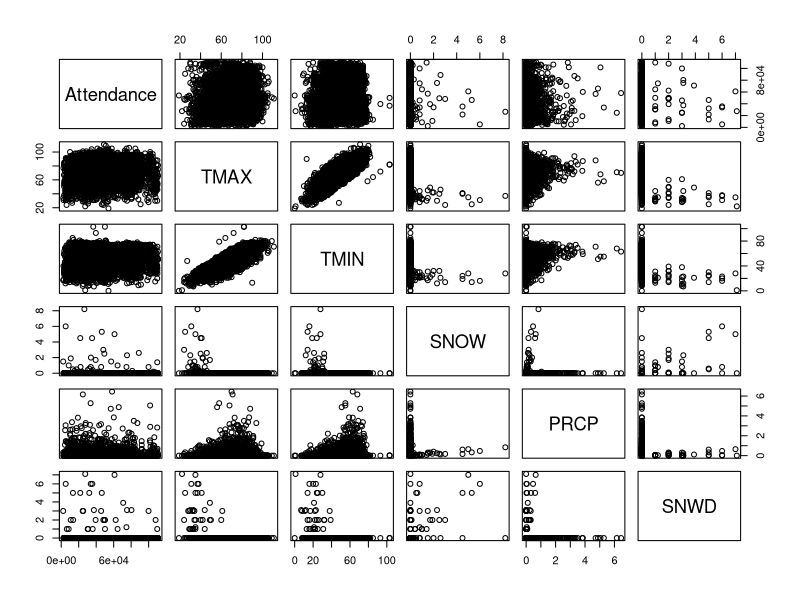
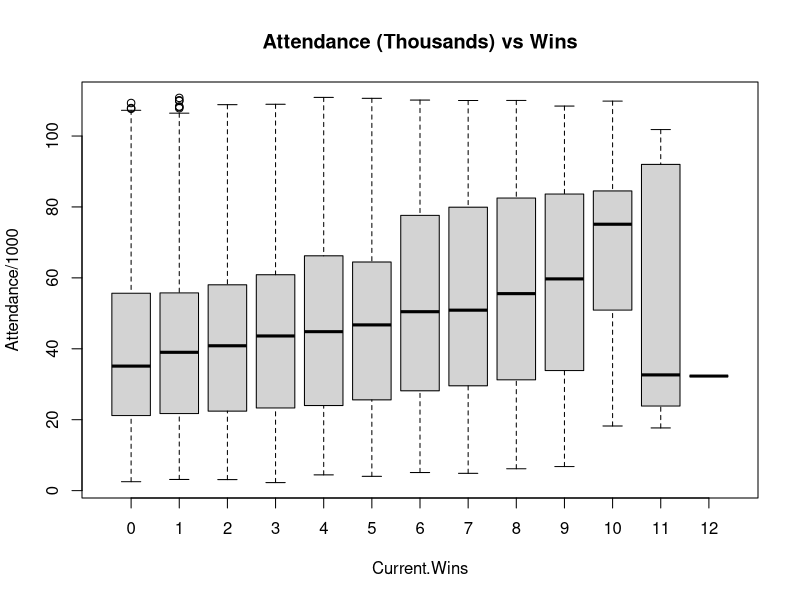
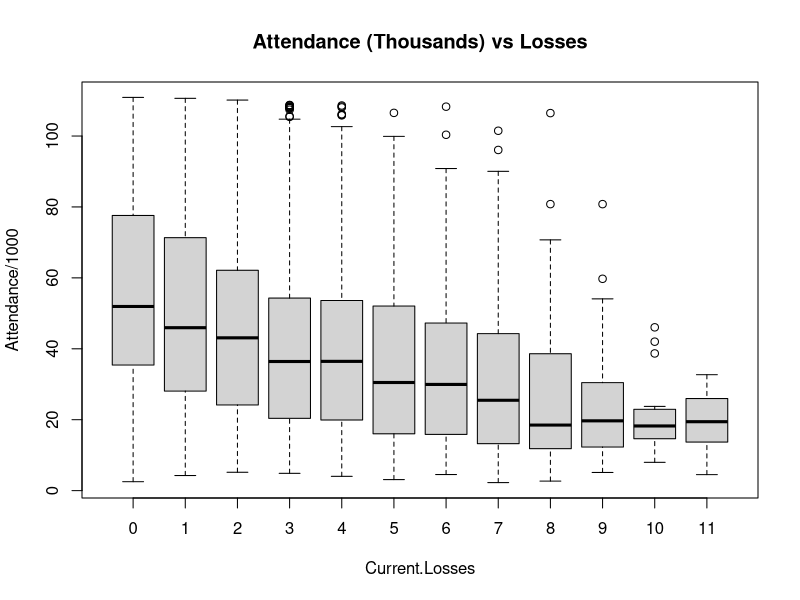
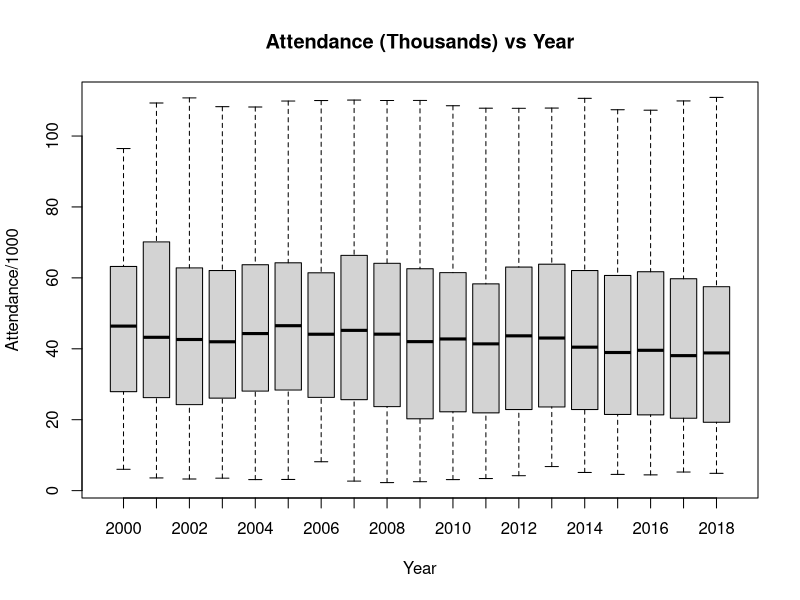

These figures' R source, in order:
## ---- chunk 1
# General set-up for the report.
# I find this useful, but you may improve upon, ignore, or remove
#  (possibly at your own peril).
# Tasks accomplished:
# Don't print out code
# Save results so that code blocks aren't re-run unless code
# changes (cache), _or_ a relevant earlier code block changed (autodep),
# don't clutter R output with messages or warnings (message, warning)
library(MASS)
library(knitr)
library(tidyverse)
library(dplyr)
library(ggthemes)
library(gridExtra)
opts_chunk$set(echo=FALSE,
               cache=TRUE, autodep=TRUE,
               message=FALSE, warning=FALSE)
# Turn off meaningless clutter in summary() output
options(show.signif.stars=FALSE)
## ---- chunk 2
attendance.data = read.csv("CFBeattendance.csv")
## ---- chunk 3
pairs(Attendance~TMAX+TMIN+SNOW+PRCP+SNWD, data=attendance.data)#weather
## ---- chunk 4
boxplot(Attendance/1000~Current.Wins,data=attendance.data,
        main = "Attendance (Thousands) vs Wins")
boxplot(Attendance/1000~Current.Losses,data=attendance.data,
        main = "Attendance (Thousands) vs Losses")
boxplot(Attendance/1000~Year, notch=FALSE, varwidth=FALSE, data=attendance.data,
        main = "Attendance (Thousands) vs Year")
